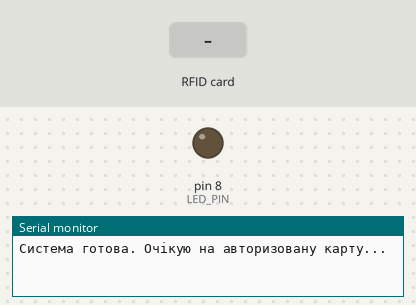
Recording of a sketch running on a simulated Arduino Uno, built with avr-gcc and run on an emulated ATmega328P. Parts: output pins drawn as LEDs (lit = HIGH), the last lines printed to the serial monitor. Dashed ring = blinking. Inputs (shaded band) come from the test bench. Pins used as bus, display or sensor lines are not drawn.

Above: at 1.2 s.
1.3 s: RFID card 5E 7A 19 C4 held to the reader
At 1.4 s:
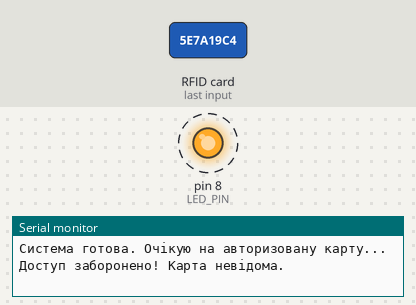
4.3 s: RFID card 74 C8 43 1D held to the reader
At 4.7 s:
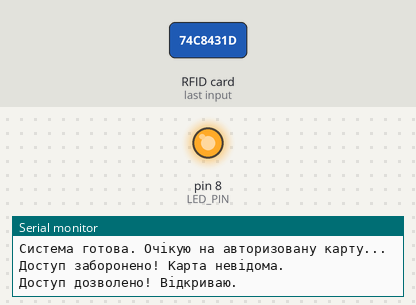
Timing chart, 0 to 8.8 s (numbered marks = the images above; inputs shaded):
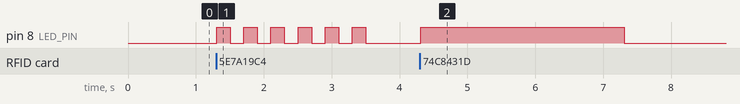

The sketch:

sketch_jul7a.ino
```cpp
#include <SPI.h>
#include <MFRC522.h>

#define SS_PIN 10
#define RST_PIN 9
#define LED_PIN 8

MFRC522 rfid(SS_PIN, RST_PIN);

// Сюди впишіть UID вашої карти, який ви дізналися раніше
// Наприклад: 0A 1B 2C 3D
byte allowedUID[] = {0x74, 0xC8, 0x43, 0x1D};

void setup() {
  Serial.begin(9600);
  SPI.begin();
  rfid.PCD_Init();
  pinMode(LED_PIN, OUTPUT);
  Serial.println("Система готова. Очікую на авторизовану карту...");
}

void loop() {
  if (!rfid.PICC_IsNewCardPresent()) return;
  if (!rfid.PICC_ReadCardSerial()) return;

  // Перевірка: чи співпадає UID карти з дозволеним
  bool isAuthorized = true;
  for (byte i = 0; i < 4; i++) {
    if (rfid.uid.uidByte[i] != allowedUID[i]) {
      isAuthorized = false;
      break;
    }
  }

  if (isAuthorized) {
    Serial.println("Доступ дозволено! Відкриваю.");
    digitalWrite(LED_PIN, HIGH);
    delay(3000);
    digitalWrite(LED_PIN, LOW);
  } else {
    Serial.println("Доступ заборонено! Карта невідома.");
    // Можна блимнути світлодіодом 3 рази для помилки
    for(int i=0; i<6; i++){
        digitalWrite(LED_PIN, HIGH); delay(200);
        digitalWrite(LED_PIN, LOW); delay(200);
    }
  }

  rfid.PICC_HaltA();
  rfid.PCD_StopCrypto1();
}
```

Measured:
- after the input at 1.3 s, pin 8 (LED_PIN): alternates HIGH for 0.20 s and LOW for 0.20 s, 12 changes in all, then stays LOW, starting at once
- after the input at 4.3 s, pin 8 (LED_PIN): LOW → HIGH at once, → LOW 3.0 s later
